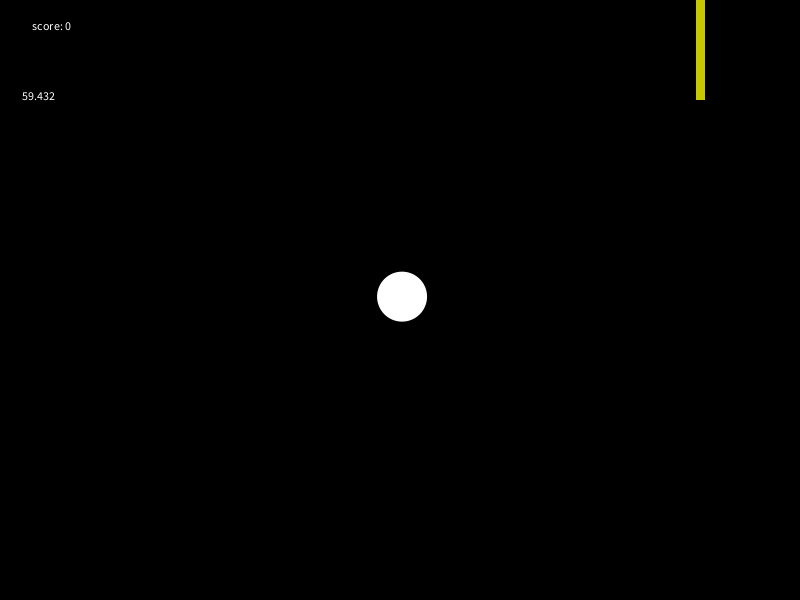
Frame 1 (no input)
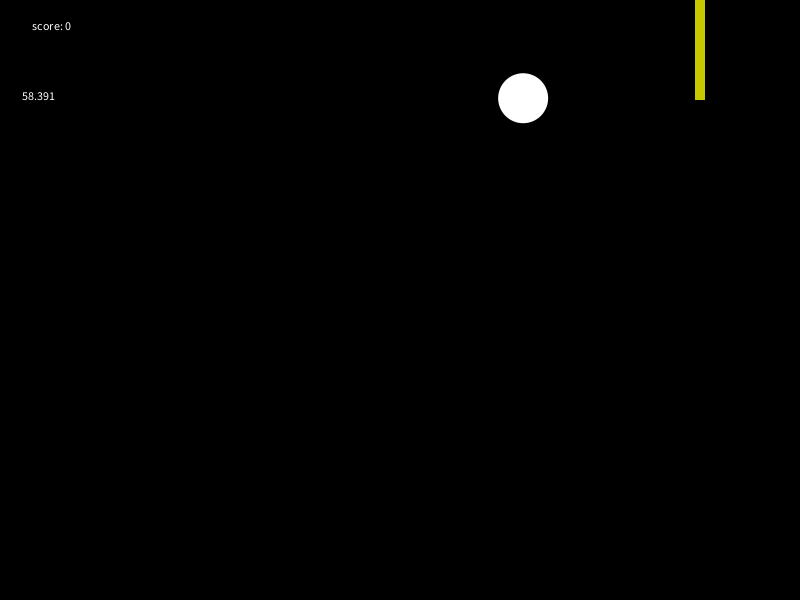
Frame 60 (the mouse pressed at the canvas centre just before this capture)
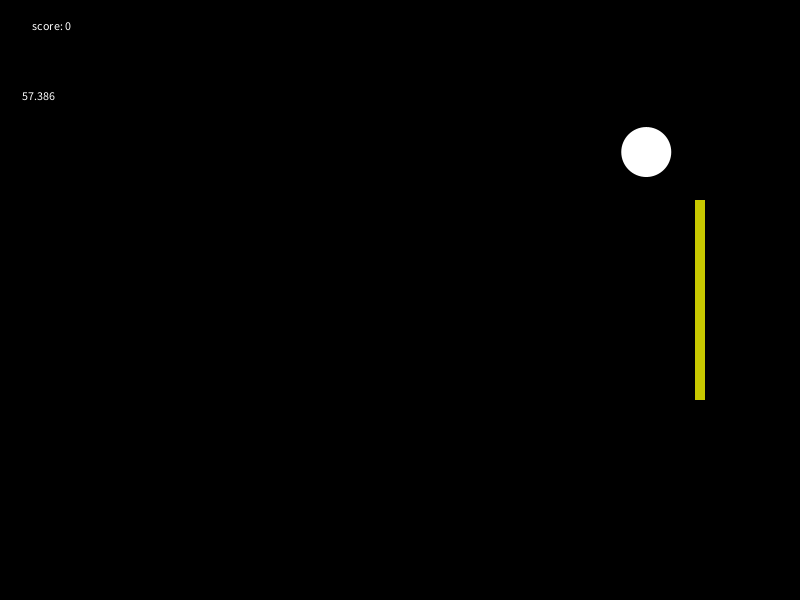
Frame 120 (the mouse held since frame 60 and released just before this capture)

The Processing sketch that drew these frames (run headless with seeded random() and noise(); from frame 60 on, the mouse is pressed at the canvas centre):

// Processing sketch: pong_inClass
// ── pong_inClass.pde
//player
//ball
//collision detection
//score
//lives
//timer

int score;
float startTime;
float ellapsedTime;

Paddle player1;
Ball ball;
PVector playPos [] = new PVector [2];
void setup() {
  size(800, 600);


  playPos[0] = new PVector(width-100, height/2);
  player1 = new Paddle(playPos[0]);
  ball = new Ball(width/2, height/2);
}

void draw() {
  background(0);
  player1.update();
  player1.display();

  ball.move();
  ball.display();

  String printScore = (" score: " + score);
  text(printScore, 30, 30);

  if (ball.y > height-ball.size/2 || ball.y < ball.size/2) {
    ball.bounceY();
  }
  if (ball.x <= ball.size/2) {
    ball.bounceX();
  }

  if (ball.x >= width-ball.size/2) {
    ball.reset();
  }

  //need to check if the ball position is within the boundaries
  //of the player paddle
  if (ball.x >= player1.position.x - (5+ball.size/2) && ball.y >= player1.position.y - player1.rectSize/2
    && ball.y <= player1.position.y + player1.rectSize/2) {
    ball.bounceP();
    score ++;
  }
    //ellapsed == startTime - current second 
  float ellapsedTime = (millis() - startTime)/1000;
  println(ellapsedTime);
  //Timer
  text(60-ellapsedTime, 20, 100);
  
  if ((60-ellapsedTime)<=0){
    startTime = millis();
    ball.x = width/2;
    ball.y = height/2;
    score = 0;
  }
 

}

// ── Ball.pde
class Ball {
  float x, y;
  float xSpeed, ySpeed;

  int size;

  Ball(float _x, float _y) {
    x = _x;
    y = _y;

    size = 50;
    xSpeed = random(-7, 7);
    ySpeed = random(-7, 7);
  }


  //bounce paddle 
  void bounceP() {
    xSpeed *= -1.1;
    ySpeed *= 1.1;
  }

  //bounce top and bottom
  void bounceY() {
    ySpeed = -ySpeed;
  }
  void bounceX() {
    xSpeed = -xSpeed;
  }
  //display
  void display() {
    fill(255);
    noStroke();
    ellipse(x, y, size, size);
  }

  //move
  void move() {
    x += xSpeed;
    y += ySpeed;
  }

  //restart
  //reset the ball
  void reset() {
    x = width/2;
    y = height/2;
        xSpeed = random(-7, 7);
    ySpeed = random(-7, 7);
  }
  //subtract score
}

// ── Paddle.pde
class Paddle{
  PVector position;
  float rectSize;
  
  Paddle(PVector _position){
    
  position = _position;
  rectSize = 200;
  
}

void update(){
  position.y = mouseY;
}

void display(){
  rectMode(CENTER);
  fill(200, 200, 0);
  rect(position.x, position.y, 10, rectSize);
}
}
